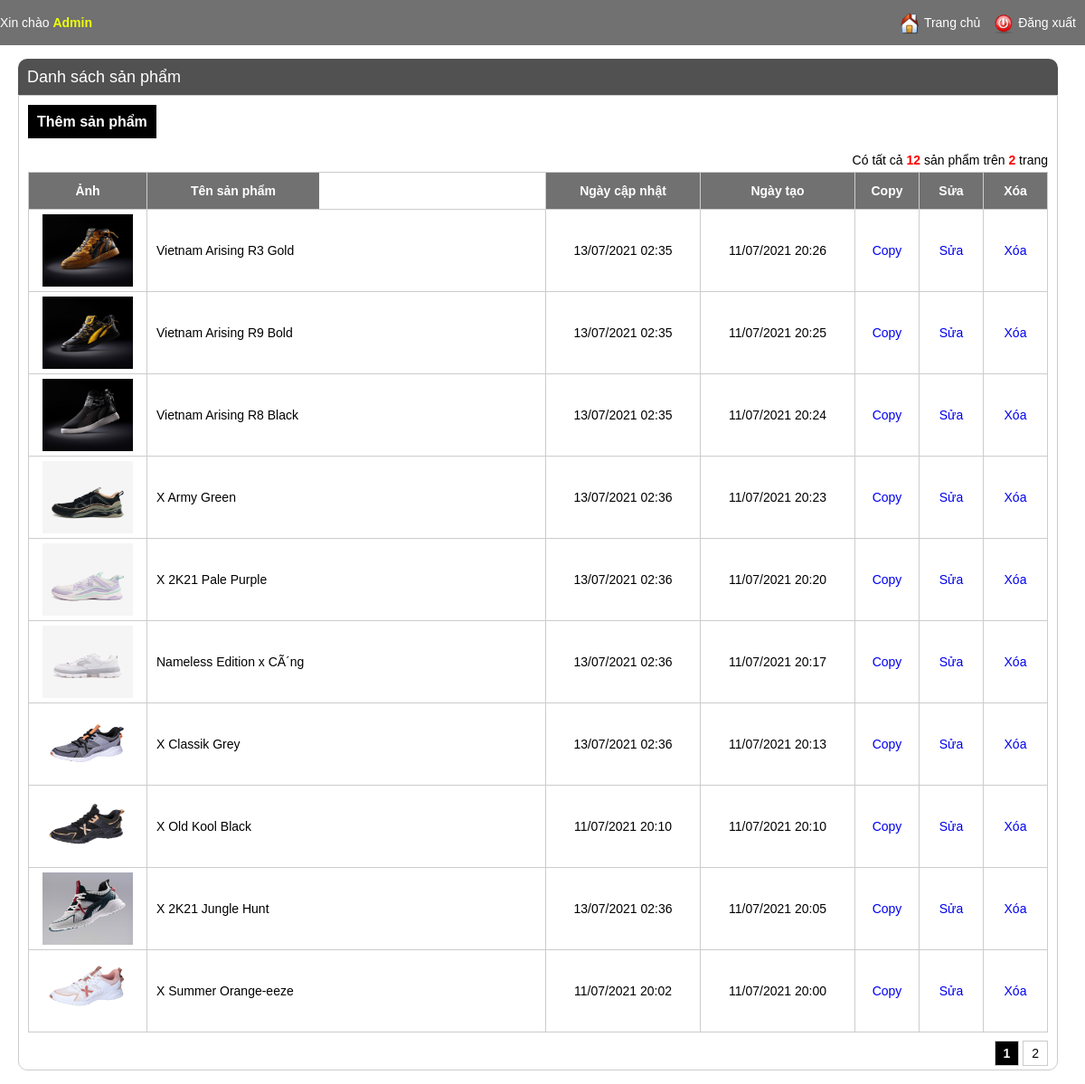
The app's page /admin/product_listing.php (signed in) with its own data.
### tables this page shows
CREATE TABLE IF NOT EXISTS `product` (
  `id` int(11) NOT NULL AUTO_INCREMENT,
  `name` varchar(255) NOT NULL,
  `image` varchar(255) DEFAULT NULL,
  `price` float NOT NULL,
  `content` text NOT NULL,
  `created_time` int(11) NOT NULL,
  `last_updated` int(11) NOT NULL,
  PRIMARY KEY (`id`)
);

### admin/product_listing.php (the view, shortened to what this page needs)
<?php
include 'header.php';
$config_name = "product";
$config_title = "sản phẩm";
if (!empty($_SESSION['current_user'])) {
    $item_per_page = (!empty($_GET['per_page'])) ? $_GET['per_page'] : 10;
    $current_page = (!empty($_GET['page'])) ? $_GET['page'] : 1;
    $offset = ($current_page - 1) * $item_per_page;
    if(!empty($where)){
        $totalRecords = mysqli_query($con, "SELECT * FROM `product` where (".$where.")");
    }else{
        $totalRecords = mysqli_query($con, "SELECT * FROM `product`");
    }
    $totalRecords = $totalRecords->num_rows;
    $totalPages = ceil($totalRecords / $item_per_page);
    if(!empty($where)){
        $products = mysqli_query($con, "SELECT * FROM `product` where (".$where.") ORDER BY `id` DESC LIMIT " . $item_per_page . " OFFSET " . $offset);
    }else{
        $products = mysqli_query($con, "SELECT * FROM `product` ORDER BY `id` DESC LIMIT " . $item_per_page . " OFFSET " . $offset);
    }
    ?>
    <div class="main-content">
        <h1>Danh sách <?=$config_title?></h1>
        <div class="listing-items">
            <div class="buttons">
                <a href="./<?=$config_name?>_editing.php">Thêm <?=$config_title?></a>
            </div>
            <div class="total-items">
                <span>Có tất cả <strong><?=$totalRecords?></strong> <?=$config_title?> trên <strong><?=$totalPages?></strong> trang</span>
            </div>
            <ul>
                <li class="listing-item-heading">
                    <div class="listing-prop listing-img">Ảnh</div>
                    <div class="listing-prop listing-name">Tên <?=$config_title?></div>
                    <div class="listing-prop listing-button">
                        Xóa
                    </div>
                    <div class="listing-prop listing-button">
                        Sửa
                    </div>
                    <div class="listing-prop listing-button">
                        Copy
                    </div>
                    <div class="listing-prop listing-time">Ngày tạo</div>
                    <div class="listing-prop listing-time">Ngày cập nhật</div>
                </li>
                <?php
                while ($row = mysqli_fetch_array($products)) {
                    ?>
                    <li>
                        <div class="listing-prop listing-img"><img src="../<?= $row['image'] ?>" alt="<?= $row['name'] ?>" title="<?= $row['name'] ?>" /></div>
                        <div class="listing-prop listing-name"><?= $row['name'] ?></div>
                        <div class="listing-prop listing-button">
                            <a href="./<?=$config_name?>_delete.php?id=<?= $row['id'] ?>">Xóa</a>
                        </div>
                        <div class="listing-prop listing-button">
                            <a href="./<?=$config_name?>_editing.php?id=<?= $row['id'] ?>">Sửa</a>
                        </div>
                        <div class="listing-prop listing-button">
                            <a href="./<?=$config_name?>_editing.php?id=<?= $row['id'] ?>&task=copy">Copy</a>
                        </div>
                        <div class="listing-prop listing-time"><?= date('d/m/Y H:i', $row['created_time']) ?></div>
                        <div class="listing-prop listing-time"><?= date('d/m/Y H:i', $row['last_updated']) ?></div>
                    </li>
                <?php } ?>
            </ul>
            <?php
            include './pagination.php';
            ?>
        </div>
    </div>
    <?php
}
?>

### css/admin_style.css (style rules this page uses)
body { font-family: arial; padding: 0; margin: 0; font-size: 14px; }
h1 { text-align: center; }
.listing-items { padding: 10px; border: 1px solid #ccc; border-radius: 0 0 10px 10px; }
.listing-items ul { padding: 0; margin: 0; }
.listing-prop { float: right; border-left: 1px solid #ccc; line-height: 90px; padding: 0 10px; }
.listing-img { width: 110px; height: 90px; float: left; }
.listing-img img { width: 100px; padding: 5px; height: 80px; }
.listing-fullname, .listing-username, .listing-name { padding-left: 10px; border-right: 0; float: left; width: 170px; max-height: 90px; overflow: hidden; }
.listing-button { float: right; border-left: 1px solid #ccc; border-right: 0; padding: 0 10px; width: 50px; text-align: center; }
.listing-items ul li { list-style: none; border: 1px solid #ccc; border-top: 0; border-left: 0; }
.listing-items ul li:first-child { border-top: 1px solid #ccc; }
.listing-time { width: 150px; text-align: center; }
.listing-item-heading { text-align: center; font-weight: bold; }
.listing-item-heading .listing-prop { height: 40px; line-height: 40px; background: #717171; color: #FFF; }
.buttons { font-weight: bold; font-size: 16px; margin-bottom: 15px; line-height: 38px; }
.buttons a { color: #FFF; padding: 10px; background: #000; }
a { text-decoration: none; }
.main-content { float: left; width: 1150px; margin-left: 20px; }
.main-content h1 { margin: 0; text-align: left; background: #525151; color: #fff; font-size: 18px; font-weight: normal; line-height: 40px; border-radius: 10px 10px 0 0; padding: 0 10px; }
.total-items { margin-bottom: 5px; text-align: right; }
.total-items strong { color: red; }

### records on screen
product: image (picture), name "Vietnam Arising R3 Gold", created_time "11/07/2021 20:26", last_updated "13/07/2021 02:35"
product: image (picture), name "Vietnam Arising R9 Bold", created_time "11/07/2021 20:25", last_updated "13/07/2021 02:35"
product: image (picture), name "Vietnam Arising R8 Black", created_time "11/07/2021 20:24", last_updated "13/07/2021 02:35"
product: image (picture), name "X Army Green", created_time "11/07/2021 20:23", last_updated "13/07/2021 02:36"
product: image (picture), name "X 2K21 Pale Purple", created_time "11/07/2021 20:20", last_updated "13/07/2021 02:36"
product: image (picture), name "Nameless Edition x CÃ´ng…", created_time "11/07/2021 20:17", last_updated "13/07/2021 02:36"
product: image (picture), name "X Classik Grey", created_time "11/07/2021 20:13", last_updated "13/07/2021 02:36"
product: image (picture), name "X Old Kool Black", created_time "11/07/2021 20:10", last_updated "11/07/2021 20:10"
product: image (picture), name "X 2K21 Jungle Hunt", created_time "11/07/2021 20:05", last_updated "13/07/2021 02:36"
product: image (picture), name "X Summer Orange-eeze", created_time "11/07/2021 20:00", last_updated "11/07/2021 20:02"

### other values on screen
$config_title "sản phẩm"
$totalRecords "12"
$totalPages "2"
